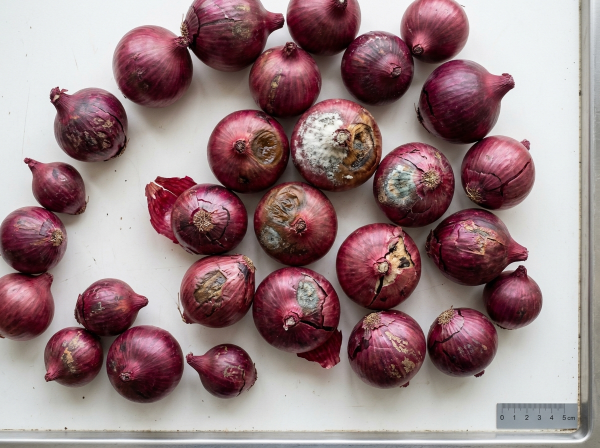
#> input picture FLUTTER_FRONT/assets/images/sample_defective.jpg, 1200 x 896 px (shown at 1/2 size)
$ python -i preprocessing.py   (imports and definitions only)
#> lines starting #> are read from the running program, lines starting #| are printed output that depends on the picture
"""
Image Preprocessing for YOLO11 and MobileNetV3
"""

import io
from typing import Union, Tuple
from pathlib import Path
import numpy as np
from PIL import Image
import cv2

def load_image_rgb(image_input: Union[bytes, str, Path, np.ndarray, Image.Image]) -> np.ndarray:
    """
    Loads any image input (raw bytes, file path, PIL Image, numpy array)
    and returns a clean uint8 RGB numpy array (H, W, 3).
    """
    if isinstance(image_input, bytes):
        pil_img = Image.open(io.BytesIO(image_input)).convert("RGB")
        return np.array(pil_img, dtype=np.uint8)
    elif isinstance(image_input, (str, Path)):
        pil_img = Image.open(str(image_input)).convert("RGB")
        return np.array(pil_img, dtype=np.uint8)
    elif isinstance(image_input, Image.Image):
        return np.array(image_input.convert("RGB"), dtype=np.uint8)
    elif isinstance(image_input, np.ndarray):
        if len(image_input.shape) == 2:
            return cv2.cvtColor(image_input, cv2.COLOR_GRAY2RGB)
        elif image_input.shape[2] == 4:
            return cv2.cvtColor(image_input, cv2.COLOR_RGBA2RGB)
        elif image_input.shape[2] == 3:
            return image_input
        return image_input
    else:
        raise ValueError(f"Unsupported image input type: {type(image_input)}")

def preprocess_for_yolo(image_input: Union[bytes, str, Path, np.ndarray, Image.Image]) -> np.ndarray:
    """
    YOLO11 accepts RGB/BGR numpy arrays or file paths.
    Returns RGB numpy array suitable for Ultralytics inference.
    """
    return load_image_rgb(image_input)

def preprocess_for_mobilenet(
    image_input: Union[bytes, str, Path, np.ndarray, Image.Image],
    target_size: Tuple[int, int] = (224, 224)
) -> np.ndarray:
    """
    Prepares image for MobileNetV3.
    Input image is resized to target_size (224, 224).
    The loaded MobileNetV3Large model contains a built-in Rescaling layer
    (scale=1/127.5, offset=-1.0), so pixel values MUST be in [0, 255] float32.
    Returns array of shape (1, 224, 224, 3).
    """
    rgb = load_image_rgb(image_input)
    resized = cv2.resize(rgb, target_size, interpolation=cv2.INTER_AREA)
    float_img = resized.astype(np.float32)
    batch = np.expand_dims(float_img, axis=0)
    return batch

>>> import cv2
>>> picture = cv2.cvtColor(cv2.imread('../../assets/images/sample_defective.jpg'), cv2.COLOR_BGR2RGB)
>>> result = preprocess_for_mobilenet(picture)
#> in preprocess_for_mobilenet, `resized = cv2.resize(rgb, target_size, interpolation=cv2.INTER_AREA)`:
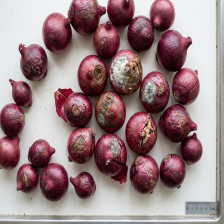
#> resized: shape (224, 224, 3); mean R, G, B 153.5, 128.7, 131.3

$ run again, on FLUTTER_FRONT/assets/images/sample_grid.jpg
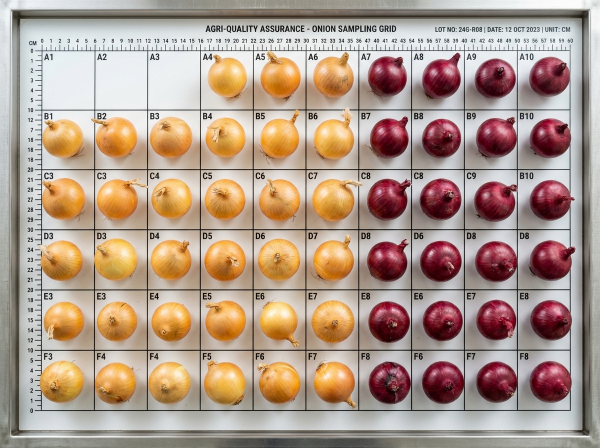
#> input picture FLUTTER_FRONT/assets/images/sample_grid.jpg, 1200 x 896 px (shown at 1/2 size)
#> in preprocess_for_mobilenet, `resized = cv2.resize(rgb, target_size, interpolation=cv2.INTER_AREA)`:
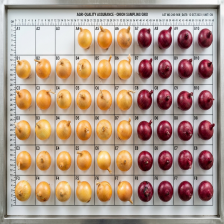
#> resized: shape (224, 224, 3); mean R, G, B 177.4, 155.7, 141.5

$ run again, on FLUTTER_FRONT/assets/images/sample_mixed.jpg
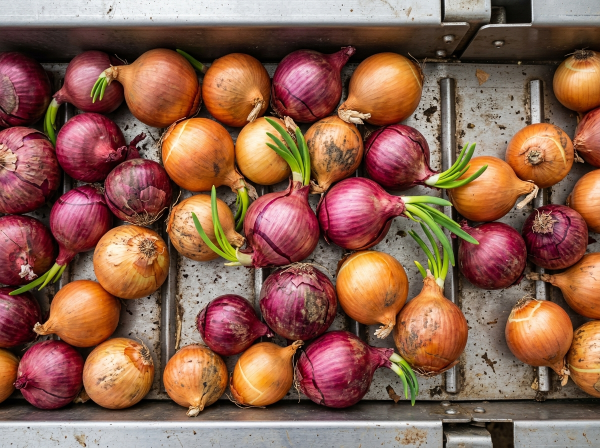
#> input picture FLUTTER_FRONT/assets/images/sample_mixed.jpg, 1200 x 896 px (shown at 1/2 size)
#> in preprocess_for_mobilenet, `resized = cv2.resize(rgb, target_size, interpolation=cv2.INTER_AREA)`:
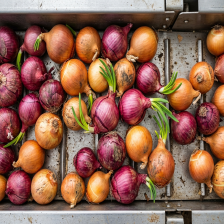
#> resized: shape (224, 224, 3); mean R, G, B 140.4, 97.3, 78.7

$ run again, on FLUTTER_FRONT/assets/images/sample_sprouted.jpg
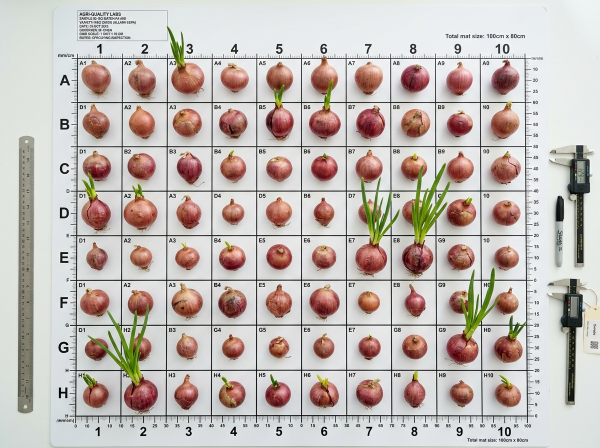
#> input picture FLUTTER_FRONT/assets/images/sample_sprouted.jpg, 1200 x 896 px (shown at 1/2 size)
#> in preprocess_for_mobilenet, `resized = cv2.resize(rgb, target_size, interpolation=cv2.INTER_AREA)`:
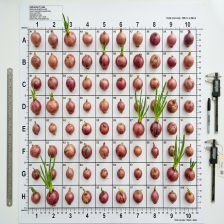
#> resized: shape (224, 224, 3); mean R, G, B 195.5, 187.9, 183
